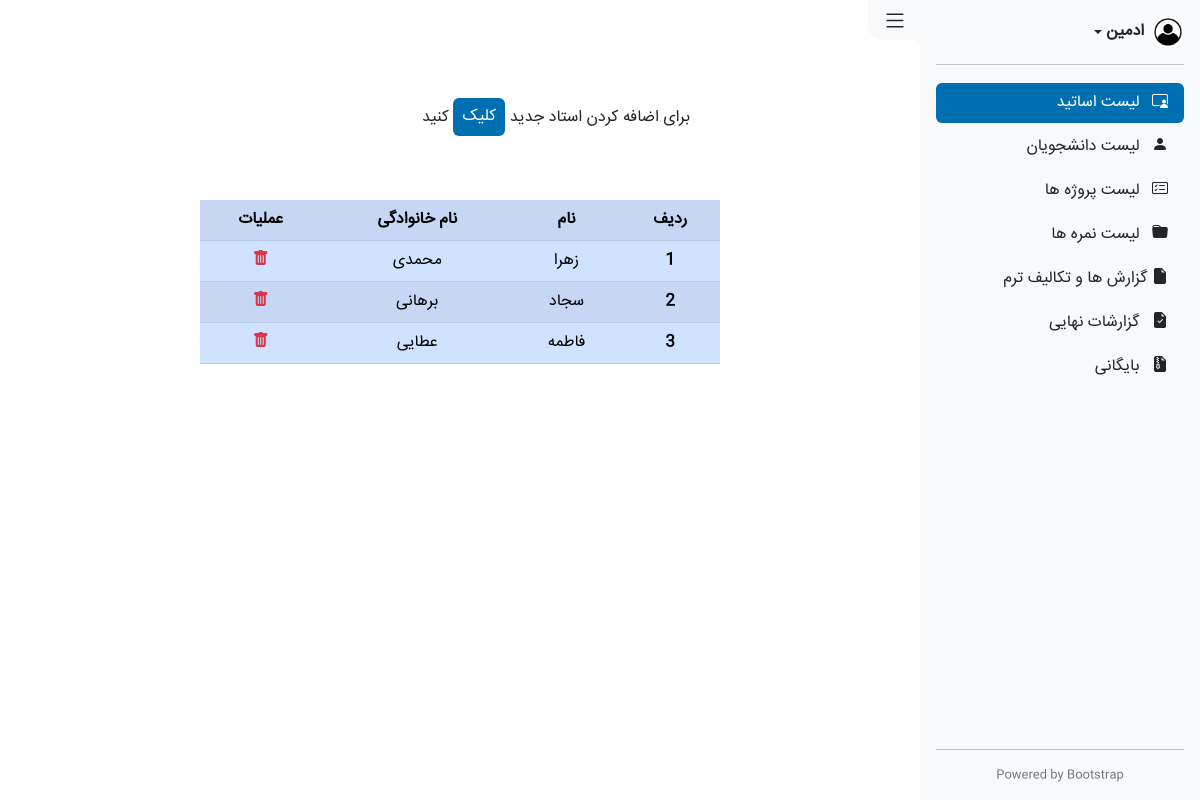
/administrators/teachers-list (signed in), run on the app's committed database.
### accounts/models.py (models this page shows, shortened)
class CollegeUsers(models.Model):
    user = models.OneToOneField(User, on_delete=models.CASCADE)
    firstname = models.CharField(max_length=150)
    lastname = models.CharField(max_length=150)
    project = models.ForeignKey(Project, models.SET_NULL, null=True, blank=True)
    is_teacher = models.BooleanField(default=False)
    is_student = models.BooleanField(default=True)

### administration/views.py (the view, shortened to what this page needs)
# urls.py: path('teachers-list', views.teachers_list, name="a_teachers_list"),
@login_required
def teachers_list(request):
    context = {
        'teachers': CollegeUsers.objects.filter(is_teacher=True),
        'active_tab': 'teachers_list',
    }
    return render(request, "administration/List Professor.html", context)

### administration/templates/administration/List Professor.html (shortened to what this page needs)
{% extends 'administration/includes/_layout.html' %}
{% load static %}
{% block content %}
<section class="main active-side">
    <div class="add">
        برای اضافه کردن استاد جدید
        <button type="button" class="btn btn-blue px-2" data-bs-toggle="modal" data-bs-target="#exampleModal">
            کلیک
        </button>
        کنید
    </div>
    <table class="table table-primary table-striped list-students">
        <tr>
            <th>ردیف</th>
            <th>نام</th>
            <th>نام خانوادگی</th>
            <th>عملیات</th>
        </tr>
        {% for teacher in teachers %}
        <tr>
            <th>{{ forloop.counter }}</th>
            <td>{{ teacher.firstname }}</td>
            <td>{{ teacher.lastname }}</td>
            <td>
                <a href="/administrators/teachers-list/delete/{{ teacher.id }}">
                    <i class="bi bi-trash-fill text-danger"></i>
                </a>
            </td>
        </tr>
        {% endfor %}
    </table>
</section>
{% endblock %}

### assets/Css/style.css (style rules this page uses)
*, *::before, *::after { margin: 0; padding: 0; box-sizing: border-box; font-family: 'IRANSans'; }
body { width: 100vw; min-height: 100vh; overflow-x: hidden; }
.main.active-side { width: calc(100vw - 280px); padding: 50px 20px; margin-right: auto; transition: .5s; }
.btn-blue { background-color: #006fb1; color: #fff; transition: .3s; }
.list-students { max-width: 520px; margin: 4rem auto; text-align: center; }
.add { max-width: 460px; margin: 3rem auto; }

### data on the page
CollegeUsers: firstname "زهرا", lastname "محمدی"
CollegeUsers: firstname "سجاد", lastname "برهانی"
CollegeUsers: firstname "فاطمه", lastname "عطایی"
